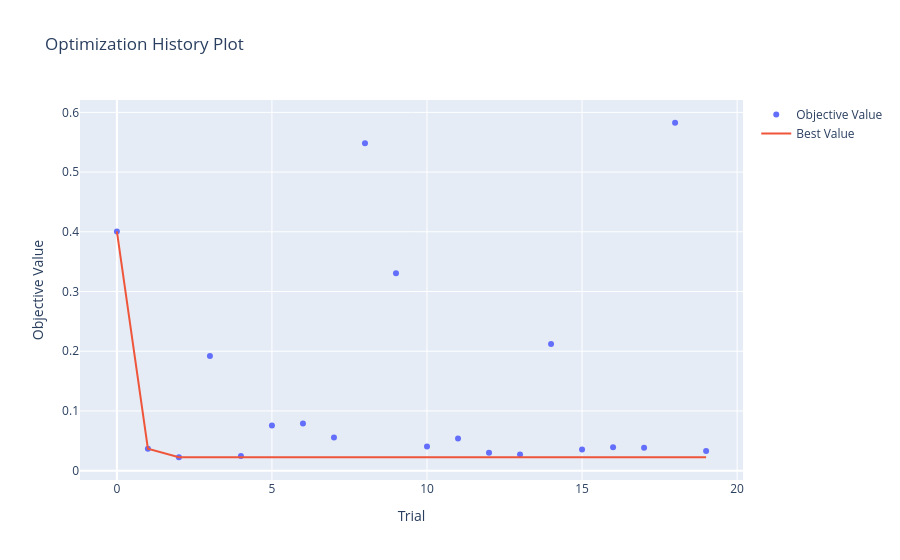

This figure's notebook cell:
### Code cell
optuna.visualization.plot_optimization_history(study)

### Figure 1 — Plotly figure (JSON) as saved in the notebook; plotly's stock layout.template omitted (floating-point values rounded to 4 significant figures)
{"data": [{"mode": "markers", "name": "Objective Value", "x": [0, 1, 2, 3, 4, 5, 6, 7, 8, 9, 10, 11, 12, 13, 14, 15, 16, 17, 18, 19], "y": [0.4006, 0.0368, 0.02246, 0.1919, 0.02471, 0.07547, 0.07913, 0.05568, 0.5482, 0.3305, 0.04029, 0.05369, 0.03018, 0.02702, 0.2123, 0.03538, 0.03913, 0.03851, 0.5826, 0.03303], "type": "scatter"}, {"mode": "lines", "name": "Best Value", "x": [0, 1, 2, 3, 4, 5, 6, 7, 8, 9, 10, 11, 12, 13, 14, 15, 16, 17, 18, 19], "y": [0.4006, 0.0368, 0.02246, 0.02246, 0.02246, 0.02246, 0.02246, 0.02246, 0.02246, 0.02246, 0.02246, 0.02246, 0.02246, 0.02246, 0.02246, 0.02246, 0.02246, 0.02246, 0.02246, 0.02246], "type": "scatter"}, {"marker": {"color": "#cccccc"}, "mode": "markers", "name": "Infeasible Trial", "showlegend": false, "x": [], "y": [], "type": "scatter"}], "layout": {"title": {"text": "Optimization History Plot"}, "xaxis": {"title": {"text": "Trial"}}, "yaxis": {"title": {"text": "Objective Value"}}}}
